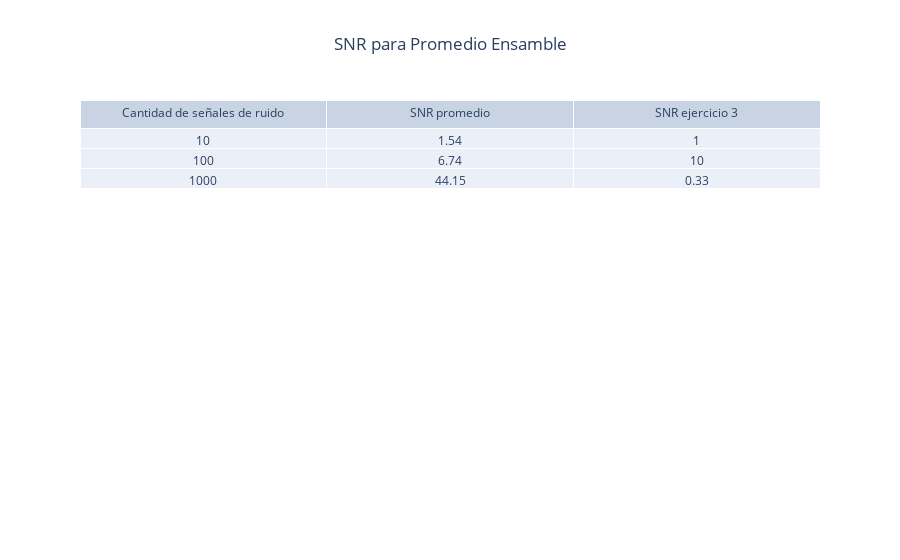

Notebook code cell kept with this figure:
### Markdown cell above
Se genera tabla de SNRs.

### Code cell
DC_SNR_layout = go.Layout(
    title='SNR para Promedio Ensamble',
    title_x=0.5,
    margin=go.layout.Margin(
        autoexpand=True
    )
)

fig6 = go.Figure(data=[go.Table(header=dict(values=['Cantidad de señales de ruido', 'SNR promedio', 'SNR ejercicio 3'],align='center'),
                cells=dict(values=[["10", "100", "1000"], [SNR_average10, SNR_average100, SNR_average1000], [SNR1, SNR2, SNR3]],align='center'))
                ],
                layout=DC_SNR_layout)
fig6.show()

### Figure 1 — Plotly figure (JSON) as saved in the notebook; plotly's stock layout.template omitted (floating-point values rounded to 4 significant figures)
{"data": [{"cells": {"align": "center", "values": [["10", "100", "1000"], [1.54, 6.74, 44.15], [1, 10, 0.33]]}, "header": {"align": "center", "values": ["Cantidad de señales de ruido", "SNR promedio", "SNR ejercicio 3"]}, "type": "table"}], "layout": {"margin": {"autoexpand": true}, "title": {"text": "SNR para Promedio Ensamble", "x": 0.5}}}
